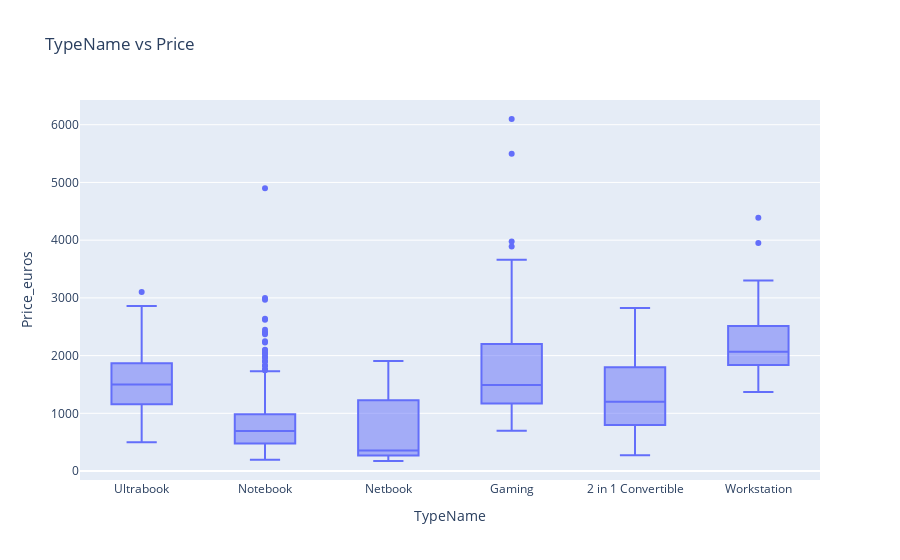

Notebook source saved alongside this figure:
### Code cell
fig=px.box(df,
           x="TypeName",
           y="Price_euros",
           title="TypeName vs Price")
fig.show()

### Figure 1 — Plotly figure (JSON) as saved in the notebook; plotly's stock layout.template omitted (floating-point values rounded to 4 significant figures; data arrays with more than 128 entries replaced by an {"elided": "..."} marker saying what was removed)
{"data": [{"alignmentgroup": "True", "hovertemplate": "TypeName=%{x}<br>Price_euros=%{y}<extra></extra>", "legendgroup": "", "marker": {"color": "#636efa"}, "name": "", "notched": false, "offsetgroup": "", "orientation": "v", "showlegend": false, "type": "box", "x": {"elided": "1275 str values"}, "x0": " ", "xaxis": "x", "y": {"elided": "1275 float values"}, "y0": " ", "yaxis": "y"}], "layout": {"boxmode": "group", "legend": {"tracegroupgap": 0}, "title": {"text": "TypeName vs Price"}, "xaxis": {"anchor": "y", "domain": [0, 1], "title": {"text": "TypeName"}}, "yaxis": {"anchor": "x", "domain": [0, 1], "title": {"text": "Price_euros"}}}}
